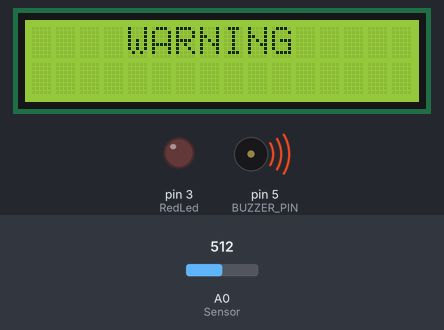
This sketch was run on a simulated Arduino Uno, built with avr-gcc and run on an emulated ATmega328P. On the bench: 16×2 character LCD, output pins drawn as LEDs (lit = HIGH), buzzer (waves = sounding). The inputs (shaded band) are chosen by the test bench; at power-on: A0 (Sensor) = 512.

Above: at 1.2 s.
1.3 s: A0 (Sensor) set to 716
At 5.4 s:
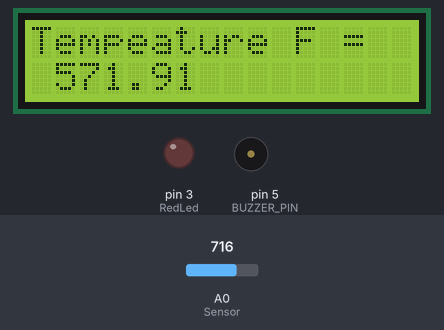
7.2 s: A0 (Sensor) set to 900
At 10.3 s:
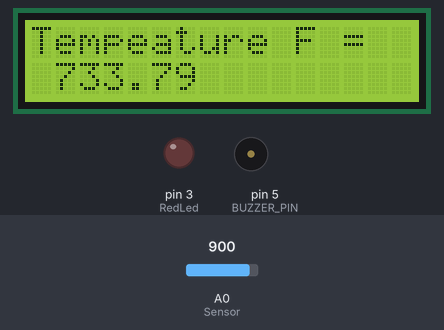
13.1 s: A0 (Sensor) set to 1023
At 15.3 s:
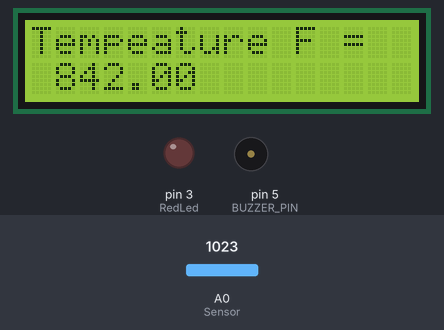
Timing chart, 0 to 25.0 s (numbered marks = the images above; inputs shaded):
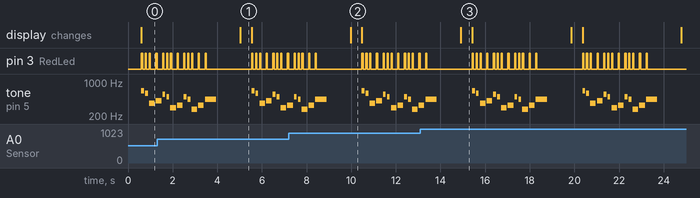

The sketch:

Arduino_Code.ino
```cpp
#define RedLed 3 //Assign Led Pin
#define BUZZER_PIN 5 //Assign Buzzer Pin
#define Sensor A0 // Assign Sensor Pin
#include <Wire.h>
#include <LiquidCrystal_I2C.h> //Include LCD Library
#include <pitches.h> //Include Melody Library
LiquidCrystal_I2C lcd(0x27,16,2); //LCD Format

// Melody Notes
int melody[] = {
  NOTE_E5, NOTE_D5, NOTE_FS4, NOTE_GS4,
  NOTE_CS5, NOTE_B4, NOTE_D4, NOTE_E4,
  NOTE_B4, NOTE_A4, NOTE_CS4, NOTE_E4,
  NOTE_A4
  };

// Melody Duration
int durations[] = {
  8, 8, 4, 4,
  8, 8, 4, 4,
  8, 8, 4, 4,
  2
  };
void setup() {
  pinMode(RedLed, OUTPUT); //Red Led Pin Format
  pinMode(BUZZER_PIN, OUTPUT); //Buzzer Pin Format
  lcd.init(); //Start LCD
  }

void loop()  {
  int VoltageRead = analogRead(Sensor); //Read Sensor
  float Vo = (VoltageRead / 1023.0)*5; //Float var & Change
  float TempC = (Vo - 0.5 ) * 100.0; //Find Temp in Celsius
  float TempF = (1.8) * (TempC) + 32.0; //Change Celsius into Fahrenheit

  lcd.backlight(); //Turn on LCD
  lcd.clear(); //Clear LCD Screen
  lcd.setCursor(0,0); //Set Cursor to first row
  lcd.print("Tempeature F = "); //Printing
  lcd.setCursor(1,1); //Set Cursor to second row
  lcd.print(TempF); //Printing var TempF
  delay(500); // Delay by 0.5 sec

  if (TempF >95 || TempF < 85) {
      lcd.setCursor(0,0); //Set Cursor to first row
      lcd.clear(); //Clear LCD Screen
      lcd.print("    WARNING"); //Printing
      playNokia(); // Play Melody
      delay(1000); // Delay 1 sec
  } else {
    digitalWrite(RedLed, LOW); //If in range turn off Led
    digitalWrite(BUZZER_PIN, LOW); //Turn off Buzzer
  }
}

void playNokia() {
  int size = sizeof(durations) / sizeof(int);

  for (int note = 0; note < size; note++) {
    //to calculate the note duration, take one second divided by the note type.
    //e.g. quarter note = 1000 / 4, eighth note = 1000/8, etc.
    int duration = 1000 / durations[note];
    digitalWrite(RedLed,HIGH);
    tone(BUZZER_PIN, melody[note], duration);
    delay(50);
    digitalWrite(RedLed,LOW);
    //to distinguish the notes, set a minimum time between them.
    //the note's duration
    int pauseBetweenNotes = duration *1.0;
    delay(pauseBetweenNotes);

    //stop the tone playing:
    noTone(BUZZER_PIN);
    }
}
```

Measured:
- after the input at 1.3 s, the display: changes after 3.7 s (image 1)
- after the input at 7.2 s, the display: changes after 2.8 s (image 2)
- after the input at 13.1 s, the display: changes after 1.8 s (image 3)
- by itself, pin 3 (RedLed): moves between LOW and HIGH, repeating every 4.9 s
- by itself, tone on pin 5 (BUZZER_PIN): plays 440 Hz for 0.50 s, 659 Hz for 0.13 s, 587 Hz for 0.13 s, 370 Hz for 0.25 s, 415 Hz for 0.25 s, 554 Hz for 0.13 s … (27 notes in this stretch)
- what the display in image 1 shows lasts 0.5 s, from 5.0 s to 5.5 s
